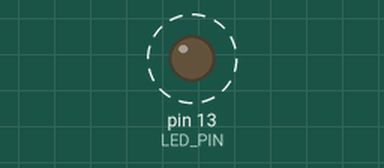
Bench run of a sketch on a simulated Arduino Uno, built with avr-gcc and run on an emulated ATmega328P. Parts: output pins drawn as LEDs (lit = HIGH). Dashed ring = blinking.

Above: at 0.5 s.
Timing chart, 0 to 3.0 s (numbered marks = the images above):
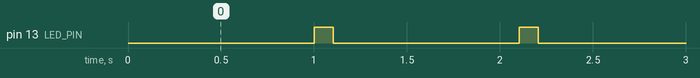

The sketch:

correct_flash.ino
```cpp
// (licence header left out)
#define LED_PIN     13

void ledOn() {
  digitalWrite(LED_PIN, HIGH);
}

void ledOff() {
  digitalWrite(LED_PIN, LOW);
}

// At the start
void setup() {

  // Setup the LED
  pinMode(LED_PIN, OUTPUT);
  digitalWrite(LED_PIN, LOW);
}

int state = 0;
int lasttime = 0;

// Go around and around
void loop() {
  if (!lasttime) {
    lasttime = millis();
    return;
  }
  int now = millis();
  int diff = now - lasttime;
  if (state == 0 && diff > 1000) {
    ledOn();
    state = 1;
  }
  else if (state == 1 && diff > 100) {
    ledOff();
    state = 0;
  }
  else {
    return;
  }
  lasttime = millis();
}
```

Measured:
- by itself, pin 13 (LED_PIN): alternates HIGH for 0.10 s and LOW for 1.0 s
